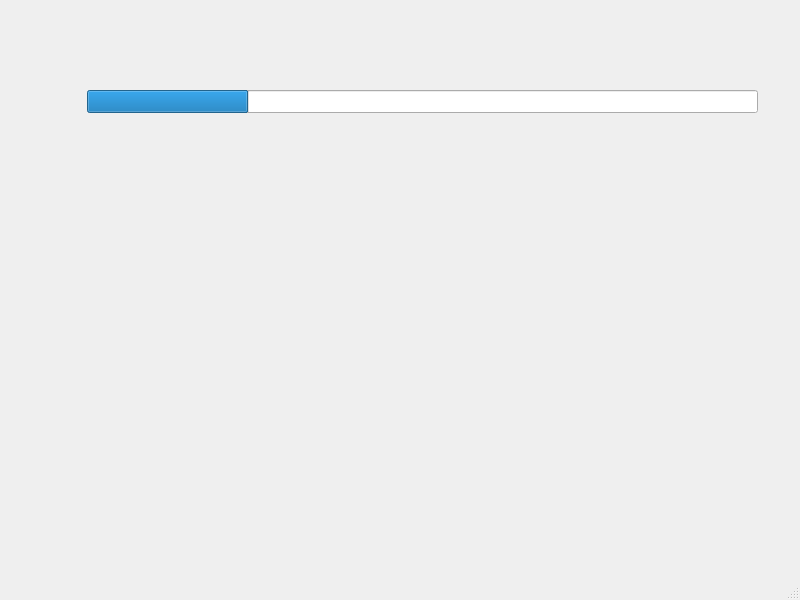
<?xml version="1.0" encoding="UTF-8"?>
<ui version="4.0">
 <class>MainWindow</class>
 <widget class="QMainWindow" name="MainWindow">
  <property name="geometry">
   <rect>
    <x>0</x>
    <y>0</y>
    <width>800</width>
    <height>600</height>
   </rect>
  </property>
  <property name="windowTitle">
   <string>MainWindow</string>
  </property>
  <widget class="QWidget" name="centralwidget">
   <widget class="QProgressBar" name="progressBar">
    <property name="geometry">
     <rect>
      <x>87</x>
      <y>90</y>
      <width>671</width>
      <height>23</height>
     </rect>
    </property>
    <property name="value">
     <number>24</number>
    </property>
    <property name="textVisible">
     <bool>false</bool>
    </property>
   </widget>
  </widget>
  <widget class="QMenuBar" name="menubar">
   <property name="geometry">
    <rect>
     <x>0</x>
     <y>0</y>
     <width>800</width>
     <height>21</height>
    </rect>
   </property>
  </widget>
  <widget class="QStatusBar" name="statusbar"/>
 </widget>
 <resources/>
 <connections/>
</ui>
